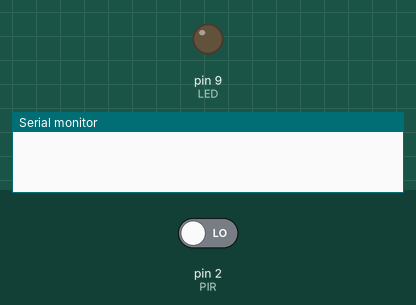
Simulated run of this sketch. Board: Arduino Uno, built with avr-gcc and run on an emulated ATmega328P. On the bench: output pins drawn as LEDs (lit = HIGH), the last lines printed to the serial monitor. Inputs (shaded band) come from the test bench; at power-on: pin 2 (PIR) LOW.

Above: at 1.2 s.
1.3 s: pin 2 (PIR) driven HIGH
At 1.6 s:
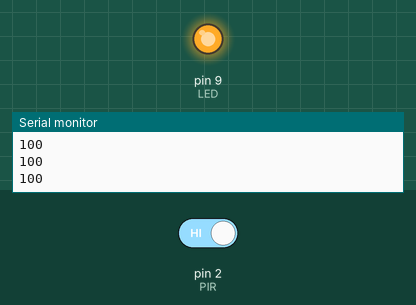
2.8 s: pin 2 (PIR) driven LOW
At 4.8 s:
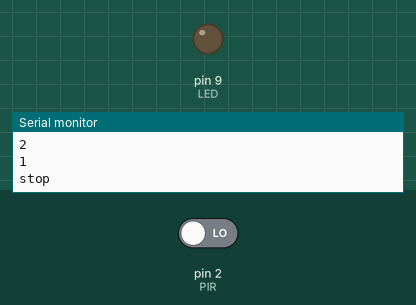
Timing chart, 0 to 6.3 s (numbered marks = the images above; inputs shaded):
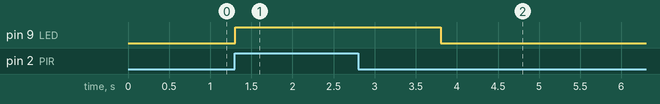

Measured:
- after the input at 1.3 s, pin 9 (LED): LOW → HIGH at once
- after the input at 2.8 s, pin 9 (LED): HIGH → LOW after 1.0 s

The sketch:

timer.ino
```cpp
#include <MsTimer2.h>

const int PIR = 2;
const int LED = 9;
int detect;
int sec=0, flag;

void setup() {
  Serial.begin(9600);
  pinMode(PIR, INPUT);
  pinMode(LED, OUTPUT);
}

void loop() {
  detect = digitalRead(PIR);
  if (detect == 1) {
    digitalWrite(LED, 1);
    sec = 1 * 1 * 100;
    flag = 1;
  }
  else {
    //
  }

  if (sec > 0) {
    Serial.println(sec);
    sec--;
  }
  else {
    digitalWrite(LED, 0);
    if (flag == 1) {
      Serial.println("stop");
    }
    flag = 0;
  }

  delay(10);
}
```
